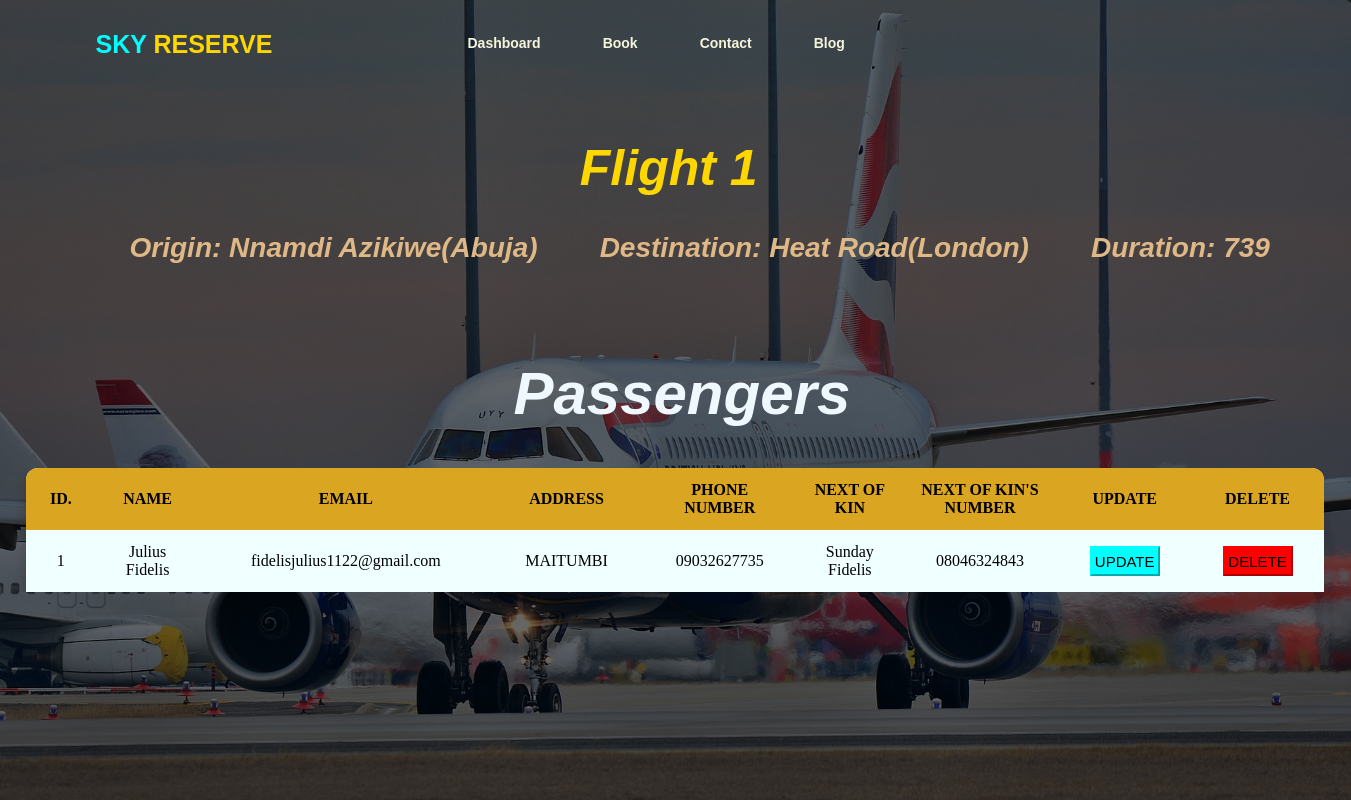
The app's page /flight/1 (signed in) with its own data.
### dashboard/models.py (models this page shows, shortened)
class Flight(models.Model):
    origin = models.ForeignKey(Airport, on_delete=models.CASCADE, null=True, related_name='departure')
    destination = models.ForeignKey(Airport, on_delete=models.CASCADE, null=True, related_name='arrival')
    duration = models.IntegerField()

class Airport(models.Model):
    name = models.CharField(max_length=400, null=True)
    city = models.CharField(max_length=260, null=True)
    def __str__(self):
        return f'{self.name}({self.city})'

class Passenger(models.Model):
    user = models.OneToOneField(User, on_delete=models.CASCADE, blank=True, null=True, related_name='users')
    full_name = models.CharField(max_length=260, null=True)
    email = models.CharField(max_length=260, null=True)
    phone_number = models.CharField(max_length=260, null=True)
    address = models.CharField(max_length=350, null=True)
    next_of_kin = models.CharField(max_length=260, null=True)
    next_of_kin_number = models.CharField(max_length=260, null=True)
    profile_pic = models.ImageField(null=True, blank=True)
    flight = models.ForeignKey(Flight, on_delete=models.CASCADE, null=True, related_name='passenger')

### user/decorators.py (the view)
    def wrapper_func(request, *args, **kwargs):
        if not request.user.is_authenticated:
            return HttpResponseRedirect(reverse('home'))
        return view_func(request, *args, **kwargs)

### dashboard/views.py (called while the page is built)
@login_required(login_url='home')
@Authenticated
def control(request, pk):
    flight = Flight.objects.get(id=pk)
    passengers = flight.passenger.all().order_by('-id')
    context = {'flight':flight,
               'passengers':passengers,}
    return render(request, 'control.html', context)

### templates/control.html (shortened to what this page needs)
{% extends 'base.html' %}
{% block body %}
<div class="blog_main">
    <div class="navbar">
        <div class="icon">
            <h2 class="logo"><a href="">SKY <span style="color: gold;">RESERVE</a></span></h2>
        </div>
        <div class="menu">
            <ul>
                <li><a href="{% url 'flight' %}">Dashboard</a></li>
                <li><a href="{% url 'book' %}">Book</a></li>
                <li><a href="{% url 'contact' %}">Contact</a></li>
                <li><a href="{% url 'blog' %}">Blog</a></li>
            </ul>
        </div>
    </div>
    <div class="gre">
        <h1>Flight {{ flight.id }}</h1>
        <ul>
            <li>Origin: {{ flight.origin }}</li>
            <li>Destination: {{ flight.destination }}</li>
            <li>Duration: {{ flight.duration }}</li>
        </ul>
    </div>
    <div class="pass">
        <h2>Passengers</h2>
    </div>
    <div class="tab">
        <table>
            <thead>
                <tr>
                    <th>ID.</th>
                    <th>NAME</th>
                    <th>EMAIL</th>
                    <th>ADDRESS</th>
                    <th>PHONE NUMBER</th>
                    <th>NEXT OF KIN</th>
                    <th>NEXT OF KIN'S NUMBER</th>
                    <th>UPDATE</th>
                    <th>DELETE</th>
                </tr>
                {% for passenger in passengers %}
                <tr>
                    <td>{{ passenger.id }}</td>
                    <td>{{ passenger.full_name }}</td>
                    <td>{{ passenger.email }}</td>
                    <td>{{ passenger.address }}</td>
                    <td>{{ passenger.phone_number }}</td>
                    <td>{{ passenger.next_of_kin }}</td>
                    <td>{{ passenger.next_of_kin_number }}</td>
                    <td><button class="upd"><a href="{% url 'update_passenger' passenger.id %}">UPDATE</a></button></td>
                    <td><button class="del"><a href="{% url 'delete_passenger' passenger.id %}">DELETE</a></button></td>
                </tr>
            {% endfor %}
            </thead>
        </table>
</div>
{% endblock body %}

### templates/base.html (shortened to what this page needs)
{% load static %}
<!DOCTYPE html>
<html lang='en'>
    <head>
        <link rel="stylesheet" href="{% static 'CSS/style.css' %}">
        <link rel="stylesheet" href="{% static 'CSS/style2.css' %}">
        <link rel="stylesheet" href="{% static 'CSS/style3.css' %}">
    </head>
    <body>
        {% block body %}
        {% endblock body %}
    </body>
</html>

### static/CSS/style.css (style rules this page uses)
* { margin: 0; padding: 0; }
.navbar { width: 1200px; height: 85px; margin: auto; }
.icon { width: 300px; float: left; height: 70px; }
.logo { color: aqua; font-size: 25px; font-family: sans-serif; float: left; padding-left: 20px; padding-right: 25px; padding-top: 30px; }
.logo a { text-decoration: none; color: aqua; }
.menu { width: 500px; height: 70px; float: left; padding-left: 30px; }
ul { float: left; display: flex; justify-content: center; align-items: center; }
ul li { list-style-type: none; margin-left: 62px; margin-top: 35px; font-size: 14px; }
ul li a { text-decoration: none; color: beige; font-family: Verdana, Geneva, Tahoma, sans-serif; font-weight: bold; transition: 0.4s ease-in-out; }
::placeholder { color: burlywood; font-family: Impact, Haettenschweiler, 'Arial Narrow Bold', sans-serif; }

### static/CSS/style2.css (style rules this page uses)
.blog_main { width: 100%; background: linear-gradient(to top, rgba(0,0,0,0.6)50%, rgba(0,0,0,0.6)50%), url('../images/flight4.jpg'); background-position: center; background-size: cover; height: 100vh; overflow: hidden; overflow-y: auto; }
::placeholder { color: burlywood; font-family: Impact, Haettenschweiler, 'Arial Narrow Bold', sans-serif; }
.pass { float: left; margin-left: 38%; width: 100%; margin-top: 7%; color: aliceblue; font-size: 40px; font-family: 'Franklin Gothic Medium', 'Arial Narrow', Arial, sans-serif; font-weight: bold; font-style: oblique; }
.tab { float: left; margin-top: 3%; width: 98%; color: black; overflow: hidden; position: sticky; }
.tab table { float: left; margin-left: 2%; width: 98%; height: 100%; background: azure; text-align: center; border-spacing: 0; border-collapse: collapse; border-radius: 12px 12px 0 0; overflow: hidden; box-shadow: 0 5px 12px rgba(32,32,32,.3); position: sticky; }
.tab table th { background: goldenrod; }
.tab table th, td { padding: 13px 15px; width: 10px; position: sticky; }
.gre { float: left; margin-left: 5%; margin-top: 4%; color: gold; text-align: center; font-size: 25px; font-family: 'Franklin Gothic Medium', 'Arial Narrow', Arial, sans-serif; font-weight: bold; font-style: oblique; }
.gre ul { color: burlywood; }
.gre ul li { font-size: 20px; text-align: center; font-size: 28px; }
.upd { background-color: aqua; height: 30px; width: 70px; font-size: 15px; border-color: aqua; }
.upd a { text-decoration: none; color: black; }
.del { background-color: red; height: 30px; width: 70px; font-size: 15px; border-color: red; }
.del a { text-decoration: none; color: black; }

### records on screen
Flight: id "1", origin "Nnamdi Azikiwe(Abuja)", destination "Heat Road(London)", duration "739"
Passenger: id "1", full_name "Julius Fidelis", email "fidelisjulius1122@gmail.com", address "MAITUMBI", phone_number "09032627735", next_of_kin "Sunday Fidelis", next_of_kin_number "08046324843"
